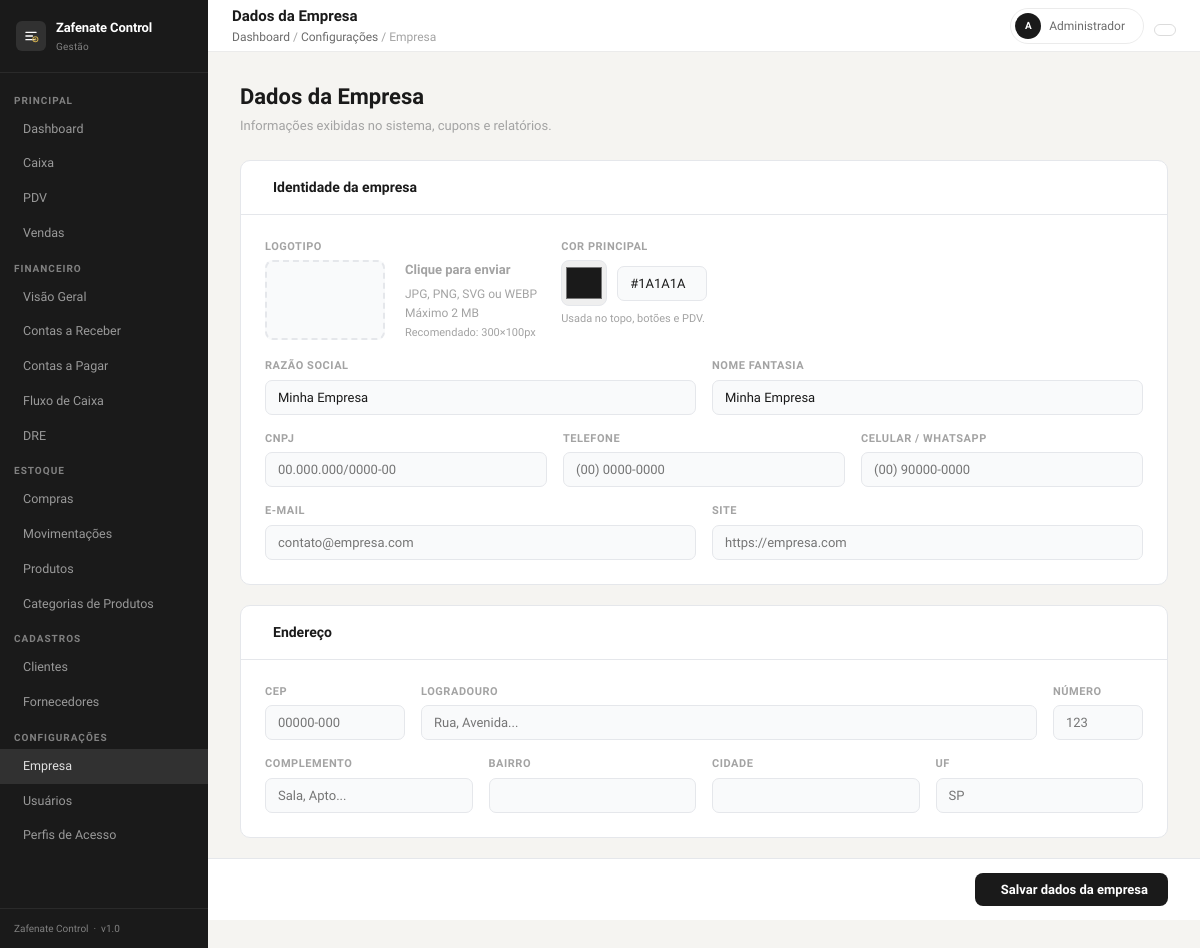
The app's page /config/empresa (signed in) with its own data.
### tables this page shows
CREATE TABLE IF NOT EXISTS config_empresa (
    id            INT UNSIGNED AUTO_INCREMENT PRIMARY KEY,
    razao_social  VARCHAR(150) NULL,
    nome_fantasia VARCHAR(150) NULL,
    cnpj          VARCHAR(18)  NULL,
    telefone      VARCHAR(20)  NULL,
    celular       VARCHAR(20)  NULL,
    email         VARCHAR(100) NULL,
    site          VARCHAR(150) NULL,
    cep           VARCHAR(9)   NULL,
    logradouro    VARCHAR(150) NULL,
    numero        VARCHAR(10)  NULL,
    complemento   VARCHAR(100) NULL,
    bairro        VARCHAR(80)  NULL,
    cidade        VARCHAR(80)  NULL,
    uf            CHAR(2)      NULL,
    logo          VARCHAR(200) NULL,
    cor_primaria  VARCHAR(7)   NOT NULL DEFAULT '#1A1A1A',
    atualizado_em DATETIME     NOT NULL DEFAULT CURRENT_TIMESTAMP ON UPDATE CURRENT_TIMESTAMP
);

### app/views/config/empresa.php (the view, shortened to what the rows shown need)
<?php require VIEW_PATH . '/layouts/header.php'; ?>
<div class="zf-layout">
    <?php require VIEW_PATH . '/layouts/sidebar.php'; ?>
    <div class="zf-main">
        <?php require VIEW_PATH . '/layouts/navbar.php'; ?>
        <div class="zf-content cfg-page">
            <div style="margin-bottom:24px;">
                <h1 style="font-size:22px;font-weight:600;margin:0 0 3px;">Dados da Empresa</h1>
                <p style="font-size:13px;color:var(--text-tertiary);margin:0;">Informações exibidas no sistema, cupons e relatórios.</p>
            </div>
            <form method="POST" action="/config/empresa" enctype="multipart/form-data">
                <div class="cfg-section">
                    <div class="cfg-section-head">
                        <span class="cfg-section-head-title">Identidade da empresa</span>
                    </div>
                    <div class="cfg-section-body" style="display:flex;flex-direction:column;gap:16px;">
                        <div style="display:flex;gap:24px;flex-wrap:wrap;align-items:flex-start;">
                            <div class="cfg-field" style="flex:0 0 auto;">
                                <label>Logotipo</label>
                                <div class="logo-preview-wrap">
                                    <div class="logo-preview-box" onclick="document.getElementById('inp-logo').click()">
                                    </div>
                                    <div class="logo-upload-info">
                                        <strong>Clique para enviar</strong>
                                        JPG, PNG, SVG ou WEBP<br>
                                        Máximo 2 MB<br>
                                        <span style="font-size:11px;">Recomendado: 300×100px</span>
                                    </div>
                                </div>
                            </div>
                            <div class="cfg-field" style="flex:0 0 auto;">
                                <label>Cor principal</label>
                                <div class="color-wrap">
                                    <input type="color" id="color-picker" value="<?= e($empresa['cor_primaria'] ?? '#1A1A1A') ?>"
                                        oninput="document.getElementById('color-hex').value=this.value"
                                        class="color-swatch" style="padding:2px;width:46px;height:46px;">
                                    <input type="text" id="color-hex" name="cor_primaria"
                                        value="<?= e($empresa['cor_primaria'] ?? '#1A1A1A') ?>"
                                        class="cfg-input color-hex"
                                        oninput="syncColor(this.value)"
                                        placeholder="#1A1A1A" maxlength="7">
                                </div>
                                <span style="font-size:11px;color:var(--text-tertiary);">Usada no topo, botões e PDV.</span>
                            </div>
                        </div>
                        <div class="cfg-grid-2">
                            <div class="cfg-field">
                                <label>Razão Social</label>
                                <input class="cfg-input" type="text" name="razao_social"
                                    value="<?= e($empresa['razao_social'] ?? '') ?>" placeholder="Empresa Ltda">
                            </div>
                            <div class="cfg-field">
                                <label>Nome Fantasia</label>
                                <input class="cfg-input" type="text" name="nome_fantasia"
                                    value="<?= e($empresa['nome_fantasia'] ?? '') ?>" placeholder="Minha Loja">
                            </div>
                        </div>
                        <div class="cfg-grid-3">
                            <div class="cfg-field">
                                <label>CNPJ</label>
                                <input class="cfg-input" type="text" name="cnpj" id="cnpj"
                                    value="<?= e($empresa['cnpj'] ?? '') ?>" placeholder="00.000.000/0000-00" maxlength="18">
                            </div>
                            <div class="cfg-field">
                                <label>Telefone</label>
                                <input class="cfg-input" type="text" name="telefone"
                                    value="<?= e($empresa['telefone'] ?? '') ?>" placeholder="(00) 0000-0000">
                            </div>
                            <div class="cfg-field">
                                <label>Celular / WhatsApp</label>
                                <input class="cfg-input" type="text" name="celular"
                                    value="<?= e($empresa['celular'] ?? '') ?>" placeholder="(00) 90000-0000">
                            </div>
                        </div>
                        <div class="cfg-grid-2">
                            <div class="cfg-field">
                                <label>E-mail</label>
                                <input class="cfg-input" type="email" name="email"
                                    value="<?= e($empresa['email'] ?? '') ?>" placeholder="contato@empresa.com">
                            </div>
                            <div class="cfg-field">
                                <label>Site</label>
                                <input class="cfg-input" type="text" name="site"
                                    value="<?= e($empresa['site'] ?? '') ?>" placeholder="https://empresa.com">
                            </div>
                        </div>
                    </div>
                </div>
                <div class="cfg-section">
                    <div class="cfg-section-head">
                        <span class="cfg-section-head-title">Endereço</span>
                    </div>
                    <div class="cfg-section-body" style="display:flex;flex-direction:column;gap:16px;">
                        <div style="display:grid;grid-template-columns:140px 1fr auto;gap:16px;align-items:flex-end;">
                            <div class="cfg-field">
                                <label>CEP</label>
                                <input class="cfg-input" type="text" name="cep" id="cep"
                                    value="<?= e($empresa['cep'] ?? '') ?>" placeholder="00000-000" maxlength="9"
                                    oninput="buscarCep(this.value)">
                            </div>
                            <div class="cfg-field">
                                <label>Logradouro</label>
                                <input class="cfg-input" type="text" name="logradouro" id="logradouro"
                                    value="<?= e($empresa['logradouro'] ?? '') ?>" placeholder="Rua, Avenida...">
                            </div>
                            <div class="cfg-field" style="width:90px;">
                                <label>Número</label>
                                <input class="cfg-input" type="text" name="numero"
                                    value="<?= e($empresa['numero'] ?? '') ?>" placeholder="123">
                            </div>
                        </div>
                        <div class="cfg-grid-4">
                            <div class="cfg-field">
                                <label>Complemento</label>
                                <input class="cfg-input" type="text" name="complemento"
                                    value="<?= e($empresa['complemento'] ?? '') ?>" placeholder="Sala, Apto...">
                            </div>
                            <div class="cfg-field">
                                <label>Bairro</label>
                                <input class="cfg-input" type="text" name="bairro" id="bairro"
                                    value="<?= e($empresa['bairro'] ?? '') ?>">
                            </div>
                            <div class="cfg-field">
                                <label>Cidade</label>
                                <input class="cfg-input" type="text" name="cidade" id="cidade"
                                    value="<?= e($empresa['cidade'] ?? '') ?>">
                            </div>
                            <div class="cfg-field">
                                <label>UF</label>
                                <input class="cfg-input" type="text" name="uf" id="uf"
                                    value="<?= e($empresa['uf'] ?? '') ?>" maxlength="2" placeholder="SP"
                                    style="text-transform:uppercase">
                            </div>
                        </div>
                    </div>
                </div>
                <div class="cfg-form-footer">
                    <button type="submit" class="btn-primary">
                        <i class="ti ti-device-floppy"></i> Salvar dados da empresa
                    </button>
                </div>
            </form>
        </div>
    </div>
</div>
<?php require VIEW_PATH . '/layouts/footer.php'; ?>

### app/core/Router.php (shortened to what the rows shown need)
<?php
class Router
{
    private array  $routes          = [];
    private string $groupPrefix     = '';
    private array  $groupMiddleware = [];
    public function group(array $options, callable $callback): void
    {
        $prevPrefix     = $this->groupPrefix;
        $prevMiddleware = $this->groupMiddleware;
        $this->groupPrefix     .= $options['prefix'] ?? '';
        $this->groupMiddleware  = array_merge($this->groupMiddleware, $options['middleware'] ?? []);
        $this->groupPrefix     = $prevPrefix;
        $this->groupMiddleware = $prevMiddleware;
    }
    private function add(string $method, string $uri, string $action, array $middleware): void
    {
        $this->routes[] = [
            'method'     => $method,
            'pattern'    => $this->uriToPattern($this->groupPrefix . $uri),
            'action'     => $action,
            'middleware' => array_merge($this->groupMiddleware, $middleware),
        ];
    }
    public function dispatch(Request $request): void
    {
        $uri    = $this->normalize($request->uri());
        $method = $request->method();
        foreach ($this->routes as $route) {
            if ($route['method'] !== $method) {
                continue;
            }
            if (!preg_match($route['pattern'], $uri, $matches)) {
                continue;
            }
            $params = array_filter($matches, 'is_string', ARRAY_FILTER_USE_KEY);
            $this->runAction($route['action'], $request, $params);
            return;
        }
    }
    private function runAction(string $action, Request $request, array $params): void
    {
        [$controllerName, $method] = explode('@', $action, 2);
        $controller = new $class();
        $controller->$method($request, ...array_values($params));
    }
    private function uriToPattern(string $uri): string
    {
        $escaped = preg_replace('/\{([a-zA-Z_][a-zA-Z0-9_]*)\}/', '(?P<$1>[^/]+)', $uri);
        return '#^' . $escaped . '$#u';
    }
    private function normalize(string $uri): string
    {
        $clean = '/' . trim($uri, '/');
        return ($clean === '/') ? '/' : rtrim($clean, '/');
    }
}

### records on screen
config_empresa: cor_primaria "#1a1a1a", cor_primaria "#1A1A1A", razao_social "Minha Empresa", nome_fantasia "Minha Empresa"

### other values on screen
$item['label'] "Dashboard"
$item['label'] "Configurações"
$item['label'] "Empresa"
